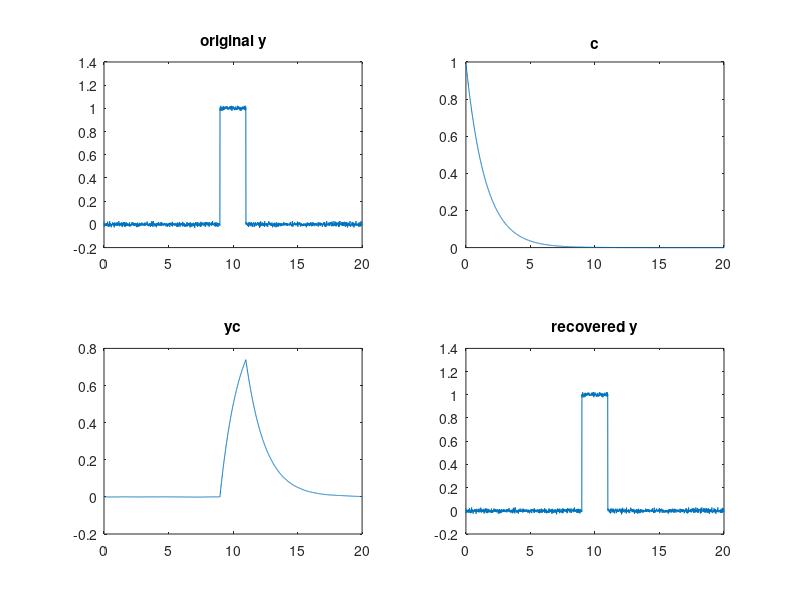

Reproduce this figure in MATLAB.
x=0:.01:20;y=zeros(size(x));
y(900:1100)=1;                % Create a rectangular function y, 200 points wide
y=y+.01.*randn(size(y));      % Noise added before the convolution
c=exp(-(1:length(y))./150);    % exponential trailing convolution function, c
yc=conv(y,c,'full')./sum(c);  % Create exponential trailing rectangular function, yc
% yc=yc+.01.*randn(size(yc)); % Noise added after the convolution
ydc=deconv(yc,c).*sum(c);     % Attempt to recover y by deconvoluting c from yc
% Plot all the steps
subplot(2,2,1); 
plot(x,y); 
title('original y');
subplot(2,2,2); 
plot(x,c);
title('c'); 
subplot(2,2,3); 
plot(x,yc(1:2001)); 
title('yc'); 
subplot(2,2,4); 
plot(x,ydc);
title('recovered y')